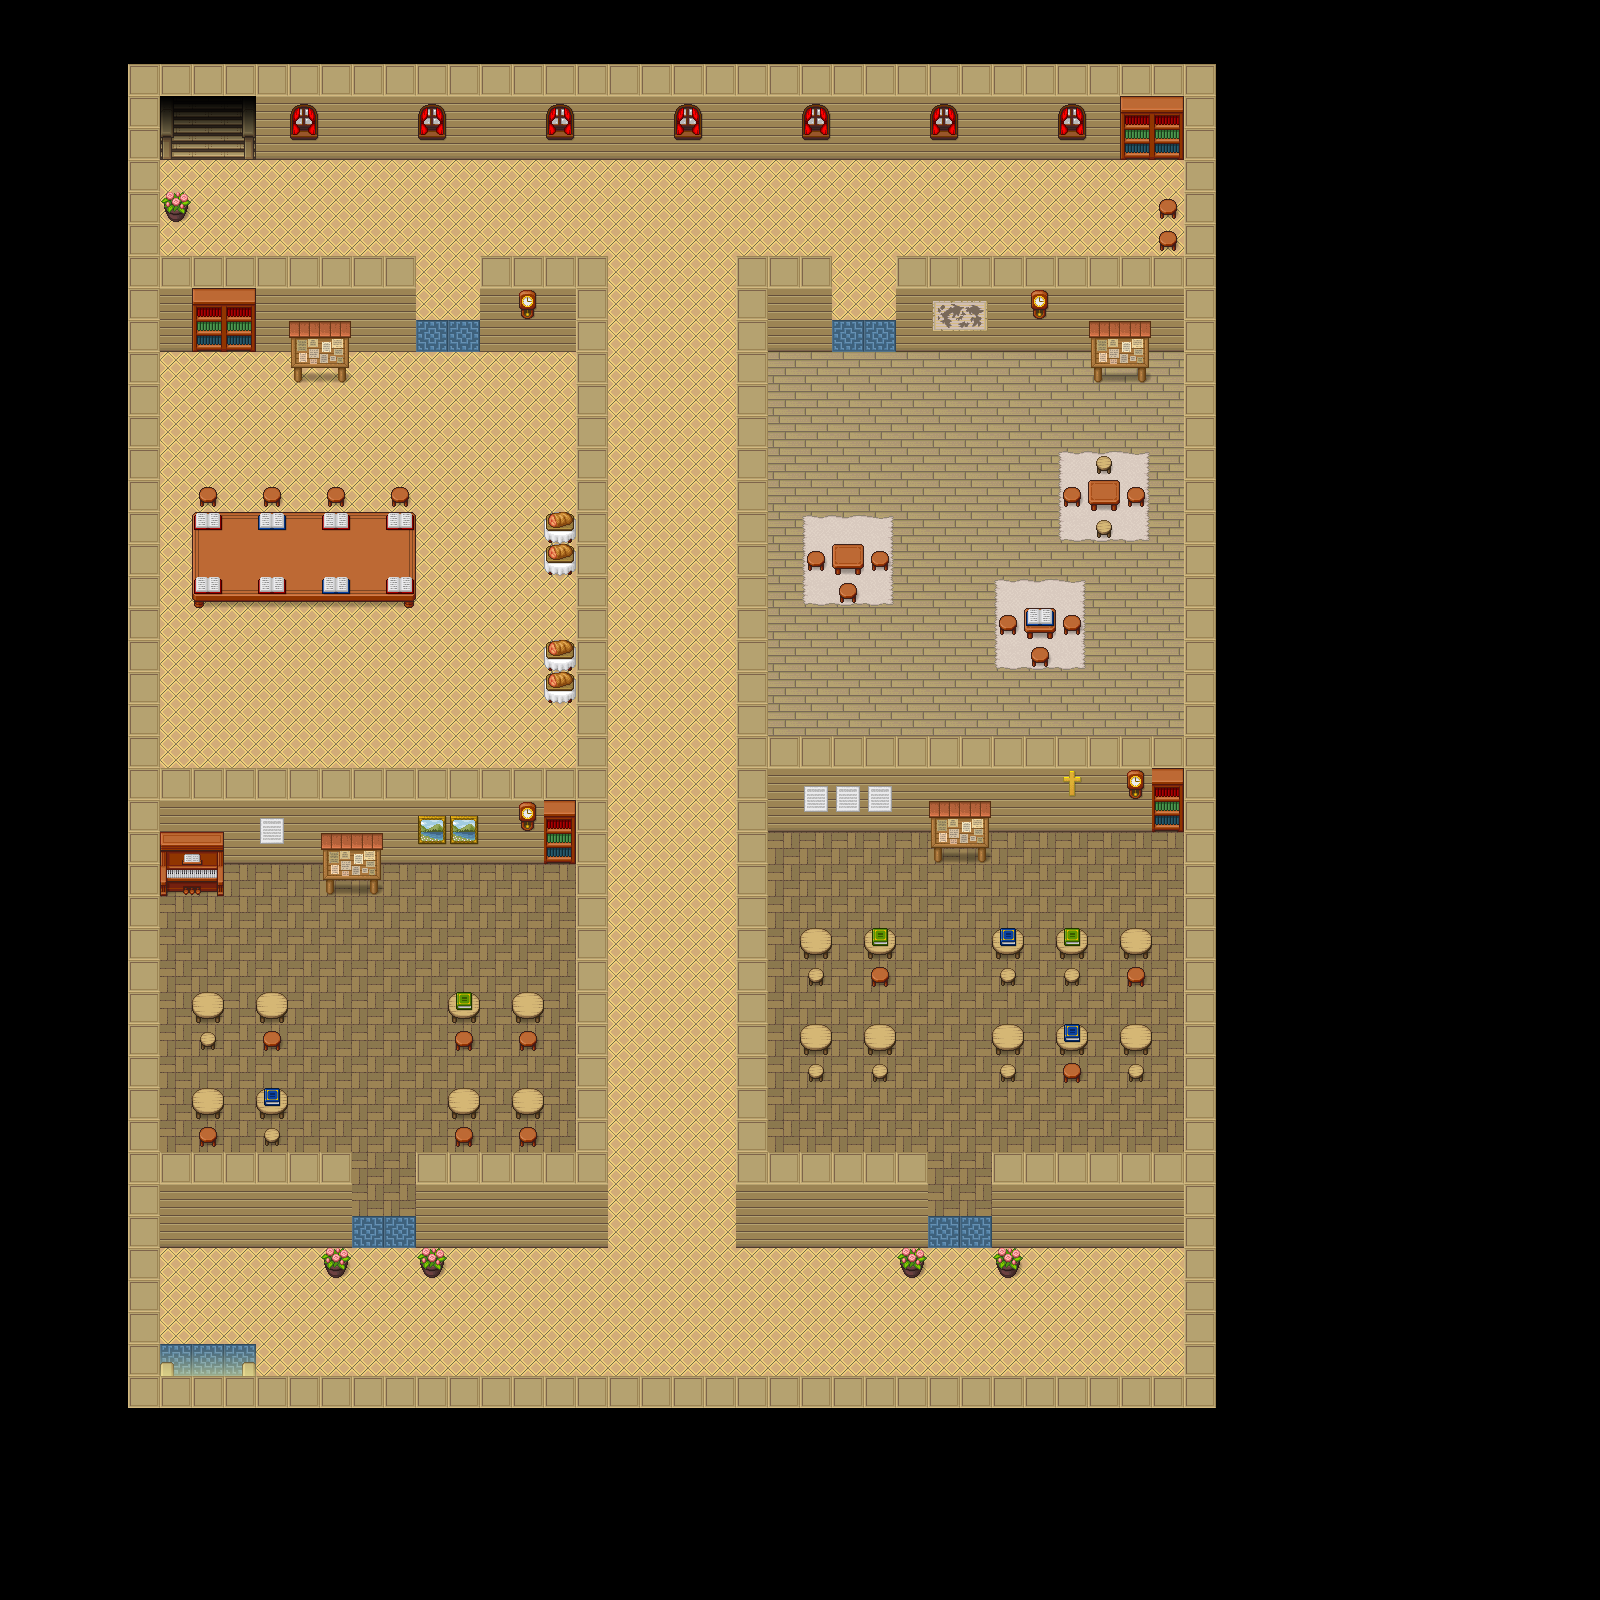

The image is a tile-based game level rendered from a .tmx file. Its description and source (layers, tilesets, objects; grid data summarised) follow:
An orthogonal 50x50 tile map with 32x32 px tiles, 7 tile layers (floor, carpet, wall, door/stairs, ...), 2 tilesets and 11 objects (2x classroom1, 2x classroom2, 2x classroom3, 2x classroom4, up, ...).

<map version="1.8" tiledversion="1.8.4" orientation="orthogonal" renderorder="right-down" width="50" height="50" tilewidth="32" tileheight="32" infinite="0" nextlayerid="10" nextobjectid="19">
 <tileset firstgid="1" source="rpg.tsx" />
 <tileset firstgid="1065" source="LightShadow.tsx" />
 <layer id="1" name="floor" width="50" height="50">
  <data>[2500 cells, 1072 non-empty, 3 distinct tile ids]</data>
 </layer>
 <layer id="7" name="carpet" width="50" height="50">
  <data>[2500 cells, 38 non-empty, 10 distinct tile ids]</data>
 </layer>
 <layer id="2" name="wall" width="50" height="50">
  <data>[2500 cells, 484 non-empty, 3 distinct tile ids]</data>
 </layer>
 <layer id="4" name="door/stairs" width="50" height="50">
  <data>[2500 cells, 8 non-empty, 8 distinct tile ids]</data>
 </layer>
 <layer id="3" name="decoration" width="50" height="50">
  <data>[2500 cells, 152 non-empty, 39 distinct tile ids]</data>
 </layer>
 <layer id="8" name="deco2" width="50" height="50">
  <data>[2500 cells, 19 non-empty, 5 distinct tile ids]</data>
 </layer>
 <layer id="9" name="shadow" width="50" height="50">
  <data>[2500 cells, 9 non-empty, 3 distinct tile ids]</data>
 </layer>
 <objectgroup id="6" name="Objekte">
  <object id="4" name="classroom1" x="385" y="1233">
   <point />
  </object>
  <object id="5" name="classroom2" x="964" y="1231">
   <point />
  </object>
  <object id="6" name="classroom3" x="865" y="338">
   <point />
  </object>
  <object id="7" name="classroom4" x="444" y="336">
   <point />
  </object>
  <object id="8" name="up" x="204" y="176">
   <point />
  </object>
  <object id="10" name="down" x="206" y="1356">
   <point />
  </object>
  <object id="11" name="start" x="694" y="1277">
   <point />
  </object>
  <object id="12" name="classroom1" x="147.333" y="804.669" width="421.333" height="416">
   <properties>
    <property name="type" value="RoomMeeting" />
   </properties>
  </object>
  <object id="13" name="classroom2" x="759.333" y="806.002" width="421.333" height="416">
   <properties>
    <property name="type" value="RoomMeeting" />
   </properties>
  </object>
  <object id="14" name="classroom4" x="150" y="355.335" width="421.333" height="416">
   <properties>
    <property name="type" value="RoomMeeting" />
   </properties>
  </object>
  <object id="15" name="classroom3" x="754" y="360.669" width="421.333" height="385.333">
   <properties>
    <property name="type" value="RoomMeeting" />
   </properties>
  </object>
 </objectgroup>
</map>
